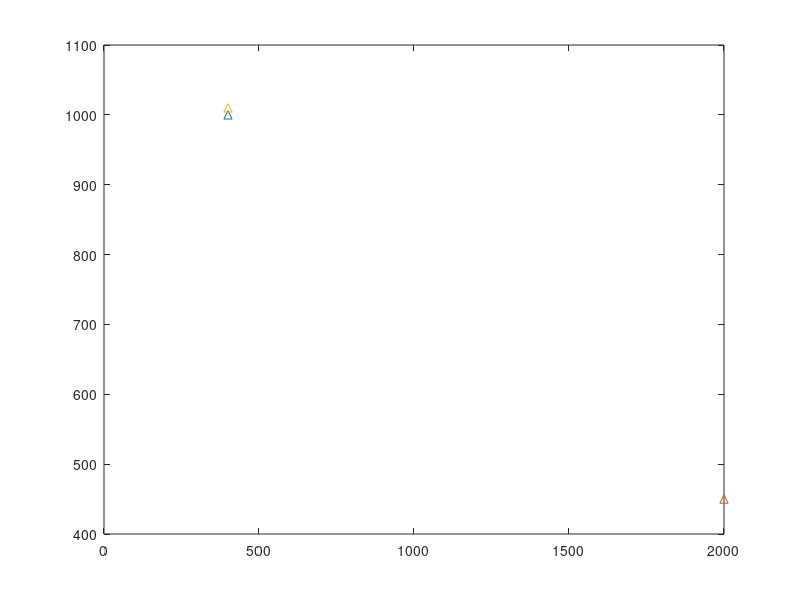
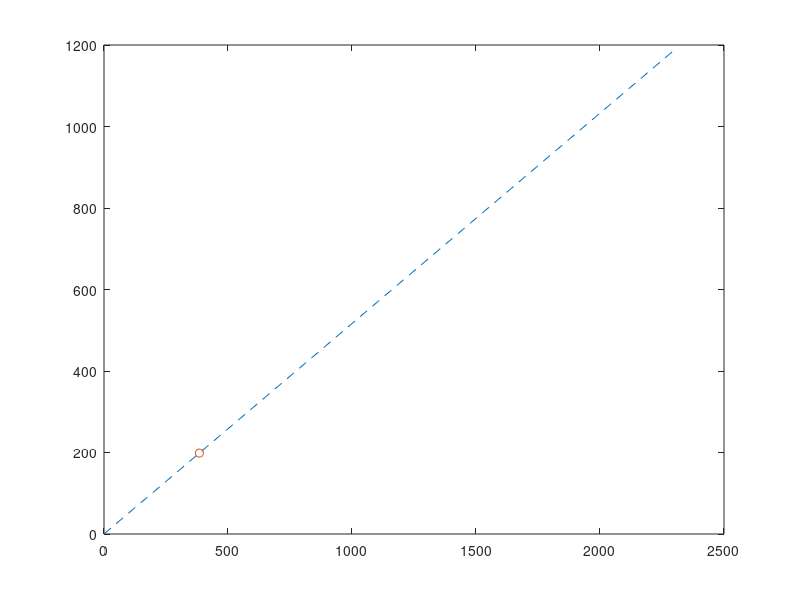

MATLAB code to generate these figures, in order: (Note: this script raises an error after producing the figures.)
clear all
close all
clc

tc=1;
w=400*1000000; %Bandwidth
hyst=5; %Hysteris threshold
%Dimensions of area to move around
X = 2500;
Y = 2500;
MINSPEED = 0;
MAXSPEED = 40;
%TIME = 90;
%Location of BTS
r1x=400;r1y=1000;
r2x=2000;r2y=450;
r3x=400;r3y=1010;
figure('visible','off')
plot(r1x,r1y,'-^')
hold on
plot(r2x,r2y,'-^')
hold on
plot(r3x,r3y,'-^')
hold off
figure('visible','off')
for N=1:1:8
%N = 10; %Number of path changes
AMOSTRAS = 1;%Number of paths starting at origin
nodes = zeros(N,6);
%nodes_speed = zeros(N,TIME);
%nodes_speed_mean = zeros (AMOSTRAS,TIME);
k=1;
separate_points=6;%points to calculate values

%Pre-allocating space to matrices:
xcorr=zeros(1,N);
ycorr=zeros(1,N);
SINR1=zeros(1,N*AMOSTRAS*separate_points);SINR2=zeros(1,N*AMOSTRAS*separate_points);SINR3=zeros(1,N*AMOSTRAS*separate_points);
pd1=zeros(1,N*AMOSTRAS*separate_points);pd2=zeros(1,N*AMOSTRAS*separate_points);pd3=zeros(1,N*AMOSTRAS*separate_points);
pmd1=zeros(1,N*AMOSTRAS*separate_points);pmd2=zeros(1,N*AMOSTRAS*separate_points);pmd3=zeros(1,N*AMOSTRAS*separate_points);
hist1=zeros(1,N*AMOSTRAS*separate_points);hist2=zeros(1,N*AMOSTRAS*separate_points);hist3=zeros(1,N*AMOSTRAS*separate_points);
weight1=zeros(1,N*AMOSTRAS*separate_points);weight2=zeros(1,N*AMOSTRAS*separate_points);weight3=zeros(1,N*AMOSTRAS*separate_points);
handoff_number=zeros(1,N*AMOSTRAS*separate_points);lowestweight=zeros(1,N*AMOSTRAS*separate_points);
totalhandoffs=zeros(1,AMOSTRAS);
count=zeros(1,N*AMOSTRAS*separate_points);
highest_sinrweight=zeros(1,N*AMOSTRAS*separate_points); lowest_weight=zeros(1,N*AMOSTRAS*separate_points);
ho_delay_snr=zeros(1,N*AMOSTRAS*separate_points); ho_delay_wei=zeros(1,N*AMOSTRAS*separate_points);
rate_sinr=zeros(1,N*AMOSTRAS*separate_points); rate_wei=zeros(1,N*AMOSTRAS*separate_points);
weighted_handoff_number=zeros(1,N*AMOSTRAS*separate_points); 
total_weightedhandoffs=zeros(1,AMOSTRAS);
% mean_snr=zeros(1,N); mean_wei=zeros(1,N);
mean_totaltime1=zeros(1,N); mean_totaltime2=zeros(1,N); mean_totaltime3=zeros(1,N);
mean_totaltime4=zeros(1,N);mean_totaltime5=zeros(1,N);mean_totaltime6=zeros(1,N);
% sinrMeanRate=zeros(1,N); weiMeanRate=zeros(1,N); 
total_count=zeros(1,N*AMOSTRAS*separate_points);
ho_delay_snr(1)=0; ho_delay_wei(1)=0;
%Start random waypoint
% figure('visible','on')
for total_pts=1:AMOSTRAS
        origin_xcorr=0;
        origin_ycorr=0;
    for i=1:N
        x = rand*X;
        y = rand*Y;
        waypointX = rand*X;
        waypointY = rand*Y;
        dist = sqrt((x-waypointX)^2+(y-waypointY)^2);
        
        new_waypointX = rand*X;
        new_waypointY = rand*Y;
        xcorr(i)=waypointX;
        ycorr(i)=waypointY;
        b='--';%Denote style of plot
        if i==1
            plot([0 xcorr(i)],[0 ycorr(i)],b)
            hold on
        else plot([xcorr(i-1) xcorr(i)],[ycorr(i-1) ycorr(i)],b)
            hold on
        end
        %separate single path into different points
        if waypointX>origin_xcorr
            b=waypointX;
            a=origin_xcorr;
            signx=1;
        else a=waypointX;
             b=origin_xcorr;
             signx=-1;
        end
        if waypointY>origin_ycorr
            d=waypointY;
            c=origin_ycorr;
            signy=1;
        else c=waypointY;
             d=origin_ycorr;
             signy=-1;
        end
        
        xcorr_diff=(b-a)/separate_points;
        ycorr_diff=(d-c)/separate_points;
        for pt=1:separate_points
            plotx=origin_xcorr+(xcorr_diff*signx*pt);
            ploty=origin_ycorr+(ycorr_diff*signy*pt);
            plot(plotx,ploty,'-o')
            hold on

            Rl=sqrt((plotx-r1x)^2+(ploty-r1y)^2);
            [SINR1(k)] =10*log10(trial1snr(Rl));
            snr_pd=SINR1(k);
            [pd1(k)]= trial1pd(snr_pd);
            Rl=sqrt((plotx-r2x)^2+(ploty-r2y)^2); 
            [SINR2(k)] =10*log10(trial1snr(Rl)); 
            snr_pd=SINR2(k);
            [pd2(k)]=trial1pd(snr_pd);
            Rl=sqrt((plotx-r3x)^2+(ploty-r3y)^2);
            [SINR3(k)] =10*log10(trial1snr(Rl));
            snr_pd=SINR3(k);
            [pd3(k)]=trial1pd(snr_pd);
            
            %Calculate the Pmd
            pmd1(k)=1-pd1(k);
            pmd2(k)=1-pd2(k);
            pmd3(k)=1-pd3(k);
            %Calculate the variance
            var1=var(SINR1);
            var2=var(SINR2);
            var3=var(SINR3);
            
            %Calculate weighted parameter
            weight1(k)=0.6*var1+0.40*pmd1(k);
            weight2(k)=0.6*var2+0.40*pmd2(k);
            weight3(k)=0.6*var3+0.40*pmd3(k);
            
            count(k)=k;
            k=k+1;
        end
        origin_xcorr = waypointX;
        origin_ycorr = waypointY;
    end 
%end 
%Normal Handoff:
%handoff_number(1)=0; 

%for a=1:AMOSTRAS
    %disp(['Normal Handoff for path:',num2str(a)])
    handoff_number(1)=0;
    weighted_handoff_number(1)=0;
for i=1:(k-1)
      
    %Normal Handoffs
         if (SINR1(i)>(SINR2(i)+hyst)) && (SINR1(i)>(SINR3(i)+hyst))
        highest_sinrweight(i)=1;
        rate_sinr(i)=w*log2(1+power(10,SINR1(i)/10));
    else if (SINR2(i)>(SINR1(i)+hyst)) && (SINR2(i)>(SINR3(i)+hyst))
        highest_sinrweight(i)=2;
        rate_sinr(i)=w*log2(1+power(10,SINR2(i)/10));
    else highest_sinrweight(i)=3;
        rate_sinr(i)=w*log2(1+power(10,SINR3(i)/10));
        end
    end
     
     %rate_sinr(i)=w*log2(1+power(10,strong_sinr/10));
     %disp(['UE is connected to cell number:',num2str(highest_sinrweight(i))]);
      if i~=1
        if highest_sinrweight(i)~=highest_sinrweight(i-1)
           handoff_number(i)=handoff_number(i-1)+1;
           ho_delay_snr(i)=0.01; %HO delay add
        else handoff_number(i)=handoff_number(i-1);
             ho_delay_snr(i)=0;
        end
      end
      
      %Weighted Handoffs
     [low_weight,index_weight]=min([weight1(i) weight2(i) weight3(i)]);
     lowest_weight(i)=index_weight;
     
         switch (i)
             case 1
                 wsinr=SINR1(i);
             case 2
                 wsinr=SINR2(i);
             otherwise
                 wsinr=SINR3(i);
         end
     rate_wei(i)=w*log2(1+power(10,wsinr/10));
     %disp(['UE is connected to cell number:',num2str(lowest_weight(i))]);
     if i~=1
        if lowest_weight(i)~=lowest_weight(i-1)
           weighted_handoff_number(i)=weighted_handoff_number(i-1)+1;
           ho_delay_wei(i)=0.01; %HO delay add
        else weighted_handoff_number(i)=weighted_handoff_number(i-1);
            ho_delay_wei(i)=0;
        end
     end
end
 %disp(['Number of Handoffs:',num2str(handoff_number(i))])
 totalhandoffs(1,total_pts)=handoff_number(i);
 total_weightedhandoffs(1,total_pts)=weighted_handoff_number(i);
end
mean_snr(N)=mean(totalhandoffs(:));
mean_wei(N)=mean(total_weightedhandoffs(:));
time(N)=dist/25
% disp(['For path with changes N: ',num2str(N)]);
% disp(['Average number of Normal Handoffs:',num2str(mean_snr(N))])
% disp(['Average number of Weighted Handoffs:',num2str(mean_wei(N))])
total_count(tc)=N; tc=tc+1;

%Calculating delay for each path sinr
%For 90 load
[totaltime1]=trial1delay(rate_sinr,0.9); %Total delay fromm queue
mean_totaltime1(N)=mean(totaltime1*10^3+ho_delay_snr);
%For 50% load
[totaltime2]=trial1delay(rate_sinr,0.5); %Total delay fromm queue
mean_totaltime2(N)=mean(totaltime2*10^3+ho_delay_snr);
%For 10% load
[totaltime3]=trial1delay(rate_sinr,0.1); %Total delay fromm queue
mean_totaltime3(N)=mean(totaltime3*10^3+ho_delay_snr);

%Calculating delay for each path weighted
%For 90 load
[totaltime4]=trial1delay(rate_wei,0.9); %Total delay fromm queue
mean_totaltime4(N)=mean(totaltime4*10^3+ho_delay_wei);
%For 50% load
[totaltime5]=trial1delay(rate_wei,0.5); %Total delay fromm queue
mean_totaltime5(N)=mean(totaltime5*10^3+ho_delay_wei);
%For 10% load
[totaltime6]=trial1delay(rate_wei,0.1); %Total delay fromm queue
mean_totaltime6(N)=mean(totaltime6*10^3+ho_delay_wei);

%Calculating mean data rate
%For normal handoff
sinrMeanRate(N)=mean(rate_sinr);
weiMeanRate(N)=mean(rate_wei);
end
%SINR plot
figure('visible','off') %Turns off plot generation
snrcombined = [SINR1(:) SINR2(:) SINR3(:)];
bar(count,snrcombined,'grouped')
title('SINR values compared each time')
legend('BS1','BS2','BS3')

%variance and pmd plot plot
figure('visible','off') %Turns off plot generation
weight_combined = [weight1(:) weight2(:) weight3(:)];
bar(count,weight_combined,'grouped')
title('Weight values compared each time')
legend('BS1','BS2','BS3')

%Rate of UE
figure('visible','off')
ratecombined=[rate_sinr(:) rate_wei(:)];
bar(ratecombined,'grouped')
title('Rate as UE moves through Base stations')
ylabel('Rate ->');
legend('Normal handoff','Weighted Handoff')

%Final handoffs plot
figure('visible','on')
plot(mean_snr)
hold on
plot(mean_wei)
hold off
title('Number of handoffs for all N values');

%To plot mean delay v/s data rate:
%For 90 load
%rateasc=sort(rate(:));
[totaltime1]=trial1delay(rate_sinr,0.9); %Total delay fromm queue
figure('visible','off')
plot(totaltime1*10^6+0.5076,'-o')
disp(['Average delay with 90% load:',num2str(mean(totaltime1))]);
hold on
%For 50% load
[totaltime2]=trial1delay(rate_sinr,0.5); %Total delay fromm queue
plot(totaltime2*10^6+0.5076,'-^')
disp(['Average delay with 50% load:',num2str(mean(totaltime2))]);
hold on
%For 10% load
[totaltime3]=trial1delay(rate_sinr,0.1); %Total delay fromm queue
plot(totaltime3*10^6+0.5076,'-s')
disp(['Average delay with 10% load:',num2str(mean(totaltime3))]);
hold off
legend('For 90% load','For 50% load','For 10% load')
title('Latency vs rate')
ylabel('Mean Delay in terms of msecs->');

%Mean latency for all 3 paths:
figure('visible','off')
plot(mean_totaltime1*10^3+0.5076,'-o')
hold on
plot(mean_totaltime4*10^3+0.5076,'-^')
hold off
ylabel('Latency in msecs');title('Total latency vs Load for both handoffs');
legend('Normal:90%','Weighted:90%');
figure('visible','off')
plot(mean_totaltime2*10^3+0.5076,'-o')
hold on
plot(mean_totaltime5*10^3+0.5076,'-^')
hold off
ylabel('Latency in msecs');title('Total latency vs Load for both handoffs');
legend('Normal:50%','Weighted:50%');
figure('visible','off')
plot(mean_totaltime3*10^3+0.5076,'-o')
hold on
plot(mean_totaltime6*10^3+0.5076,'-^')
hold off
ylabel('Latency in msecs');title('Total latency vs Load for both handoffs');
legend('Normal:10%','Weighted:10%');

%Percentage of improvement
percent_90=100*((mean_totaltime1*10^3+0.5076)-(mean_totaltime4*10^3+0.5076))/(mean_totaltime1*10^3+0.5076);
percent_50=100*((mean_totaltime2*10^3+0.5076)-(mean_totaltime5*10^3+0.5076))/(mean_totaltime2*10^3+0.5076);
percent_10=100*((mean_totaltime4*10^3+0.5076)-(mean_totaltime6*10^3+0.5076))/(mean_totaltime3*10^3+0.5076);
figure('visible','on')
percent_combined=[percent_90 percent_50(:) percent_10(:)];
bar(percent_combined,'grouped')
title('Percentage improvement in weighted handoffs'); 
%legend('For 90% Load','For 50% Load','For 10% Load');
ylabel('Percent Improvement ->');

%Mean Rate difference
figure('visible','on')
mean_rateCombined=[weiMeanRate(:) sinrMeanRate(:)];
bar(mean_rateCombined,'grouped')
legend('Weighted handoff','Normal handoff')
title('Mean data rate comparison');ylabel('Mean data rate->');